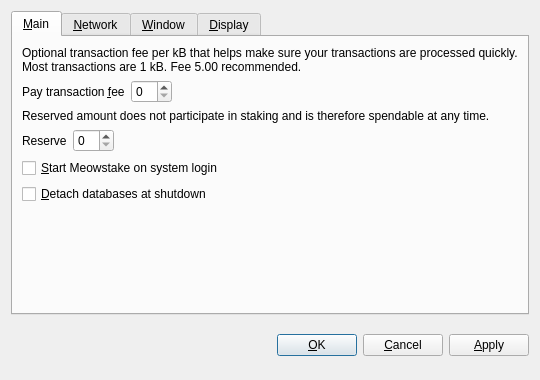
<?xml version="1.0" encoding="UTF-8"?>
<ui version="4.0">
 <class>OptionsDialog</class>
 <widget class="QDialog" name="OptionsDialog">
  <property name="geometry">
   <rect>
    <x>0</x>
    <y>0</y>
    <width>540</width>
    <height>380</height>
   </rect>
  </property>
  <property name="windowTitle">
   <string>Options</string>
  </property>
  <property name="modal">
   <bool>true</bool>
  </property>
  <layout class="QVBoxLayout" name="verticalLayout">
   <item>
    <widget class="QTabWidget" name="tabWidget">
     <property name="tabPosition">
      <enum>QTabWidget::North</enum>
     </property>
     <property name="currentIndex">
      <number>0</number>
     </property>
     <widget class="QWidget" name="tabMain">
      <attribute name="title">
       <string>&amp;Main</string>
      </attribute>
      <layout class="QVBoxLayout" name="verticalLayout_Main">
       <item>
        <widget class="QLabel" name="transactionFeeInfoLabel">
         <property name="text">
          <string>Optional transaction fee per kB that helps make sure your transactions are processed quickly. Most transactions are 1 kB. Fee 5.00 recommended.</string>
         </property>
         <property name="textFormat">
          <enum>Qt::PlainText</enum>
         </property>
         <property name="wordWrap">
          <bool>true</bool>
         </property>
        </widget>
       </item>
       <item>
        <layout class="QHBoxLayout" name="horizontalLayoutFee">
         <item>
          <widget class="QLabel" name="transactionFeeLabel">
           <property name="text">
            <string>Pay transaction &amp;fee</string>
           </property>
           <property name="textFormat">
            <enum>Qt::PlainText</enum>
           </property>
           <property name="buddy">
            <cstring>transactionFee</cstring>
           </property>
          </widget>
         </item>
         <item>
          <widget class="BitcoinAmountField" name="transactionFee"/>
         </item>
         <item>
          <spacer name="horizontalSpacerFee">
           <property name="orientation">
            <enum>Qt::Horizontal</enum>
           </property>
           <property name="sizeHint" stdset="0">
            <size>
             <width>40</width>
             <height>20</height>
            </size>
           </property>
          </spacer>
         </item>
        </layout>
       </item>
       <item>
        <widget class="QLabel" name="reserveBalanceInfoLabel">
         <property name="text">
          <string>Reserved amount does not participate in staking and is therefore spendable at any time.</string>
         </property>
         <property name="textFormat">
          <enum>Qt::PlainText</enum>
         </property>
         <property name="wordWrap">
          <bool>true</bool>
         </property>
        </widget>
       </item>
       <item>
        <layout class="QHBoxLayout" name="horizontalLayoutReserveBalance">
         <item>
          <widget class="QLabel" name="reserveBalanceLabel">
           <property name="text">
            <string>Reserve</string>
           </property>
           <property name="textFormat">
            <enum>Qt::PlainText</enum>
           </property>
           <property name="buddy">
            <cstring>reserveBalance</cstring>
           </property>
          </widget>
         </item>
         <item>
          <widget class="BitcoinAmountField" name="reserveBalance"/>
         </item>
         <item>
          <spacer name="horizontalSpacerReserveBalance">
           <property name="orientation">
            <enum>Qt::Horizontal</enum>
           </property>
           <property name="sizeHint" stdset="0">
            <size>
             <width>40</width>
             <height>20</height>
            </size>
           </property>
          </spacer>
         </item>
        </layout>
       </item>
       <item>
        <widget class="QCheckBox" name="bitcoinAtStartup">
         <property name="toolTip">
          <string>Automatically start Meowstake after logging in to the system.</string>
         </property>
         <property name="text">
          <string>&amp;Start Meowstake on system login</string>
         </property>
        </widget>
       </item>
       <item>
        <widget class="QCheckBox" name="detachDatabases">
         <property name="toolTip">
          <string>Detach block and address databases at shutdown. This means they can be moved to another data directory, but it slows down shutdown. The wallet is always detached.</string>
         </property>
         <property name="text">
          <string>&amp;Detach databases at shutdown</string>
         </property>
        </widget>
       </item>
       <item>
        <spacer name="verticalSpacer_Main">
         <property name="orientation">
          <enum>Qt::Vertical</enum>
         </property>
         <property name="sizeHint" stdset="0">
          <size>
           <width>20</width>
           <height>40</height>
          </size>
         </property>
        </spacer>
       </item>
      </layout>
     </widget>
     <widget class="QWidget" name="tabNetwork">
      <attribute name="title">
       <string>&amp;Network</string>
      </attribute>
      <layout class="QVBoxLayout" name="verticalLayout_Network">
       <item>
        <widget class="QCheckBox" name="mapPortUpnp">
         <property name="toolTip">
          <string>Automatically open the Meowstake client port on the router. This only works when your router supports UPnP and it is enabled.</string>
         </property>
         <property name="text">
          <string>Map port using &amp;UPnP</string>
         </property>
        </widget>
       </item>
       <item>
        <widget class="QCheckBox" name="connectSocks">
         <property name="toolTip">
          <string>Connect to the Meowstake network through a SOCKS proxy (e.g. when connecting through Tor).</string>
         </property>
         <property name="text">
          <string>&amp;Connect through SOCKS proxy:</string>
         </property>
        </widget>
       </item>
       <item>
        <layout class="QHBoxLayout" name="horizontalLayout_Network">
         <item>
          <widget class="QLabel" name="proxyIpLabel">
           <property name="text">
            <string>Proxy &amp;IP:</string>
           </property>
           <property name="textFormat">
            <enum>Qt::PlainText</enum>
           </property>
           <property name="buddy">
            <cstring>proxyIp</cstring>
           </property>
          </widget>
         </item>
         <item>
          <widget class="QValidatedLineEdit" name="proxyIp">
           <property name="maximumSize">
            <size>
             <width>140</width>
             <height>16777215</height>
            </size>
           </property>
           <property name="toolTip">
            <string>IP address of the proxy (e.g. 127.0.0.1)</string>
           </property>
          </widget>
         </item>
         <item>
          <widget class="QLabel" name="proxyPortLabel">
           <property name="text">
            <string>&amp;Port:</string>
           </property>
           <property name="textFormat">
            <enum>Qt::PlainText</enum>
           </property>
           <property name="buddy">
            <cstring>proxyPort</cstring>
           </property>
          </widget>
         </item>
         <item>
          <widget class="QLineEdit" name="proxyPort">
           <property name="maximumSize">
            <size>
             <width>55</width>
             <height>16777215</height>
            </size>
           </property>
           <property name="toolTip">
            <string>Port of the proxy (e.g. 9050)</string>
           </property>
          </widget>
         </item>
         <item>
          <widget class="QLabel" name="socksVersionLabel">
           <property name="text">
            <string>SOCKS &amp;Version:</string>
           </property>
           <property name="textFormat">
            <enum>Qt::PlainText</enum>
           </property>
           <property name="buddy">
            <cstring>socksVersion</cstring>
           </property>
          </widget>
         </item>
         <item>
          <widget class="QValueComboBox" name="socksVersion">
           <property name="toolTip">
            <string>SOCKS version of the proxy (e.g. 5)</string>
           </property>
          </widget>
         </item>
         <item>
          <spacer name="horizontalSpacer_Network">
           <property name="orientation">
            <enum>Qt::Horizontal</enum>
           </property>
           <property name="sizeHint" stdset="0">
            <size>
             <width>40</width>
             <height>20</height>
            </size>
           </property>
          </spacer>
         </item>
        </layout>
       </item>
       <item>
        <spacer name="verticalSpacer_Network">
         <property name="orientation">
          <enum>Qt::Vertical</enum>
         </property>
         <property name="sizeHint" stdset="0">
          <size>
           <width>20</width>
           <height>40</height>
          </size>
         </property>
        </spacer>
       </item>
      </layout>
     </widget>
     <widget class="QWidget" name="tabWindow">
      <attribute name="title">
       <string>&amp;Window</string>
      </attribute>
      <layout class="QVBoxLayout" name="verticalLayout_Window">
       <item>
        <widget class="QCheckBox" name="minimizeToTray">
         <property name="toolTip">
          <string>Show only a tray icon after minimizing the window.</string>
         </property>
         <property name="text">
          <string>&amp;Minimize to the tray instead of the taskbar</string>
         </property>
        </widget>
       </item>
       <item>
        <widget class="QCheckBox" name="minimizeOnClose">
         <property name="toolTip">
          <string>Minimize instead of exit the application when the window is closed. When this option is enabled, the application will be closed only after selecting Quit in the menu.</string>
         </property>
         <property name="text">
          <string>M&amp;inimize on close</string>
         </property>
        </widget>
       </item>
       <item>
        <spacer name="verticalSpacer_Window">
         <property name="orientation">
          <enum>Qt::Vertical</enum>
         </property>
         <property name="sizeHint" stdset="0">
          <size>
           <width>20</width>
           <height>40</height>
          </size>
         </property>
        </spacer>
       </item>
      </layout>
     </widget>
     <widget class="QWidget" name="tabDisplay">
      <attribute name="title">
       <string>&amp;Display</string>
      </attribute>
      <layout class="QVBoxLayout" name="verticalLayout_Display">
       <item>
        <layout class="QHBoxLayout" name="horizontalLayout_1_Display">
         <item>
          <widget class="QLabel" name="langLabel">
           <property name="text">
            <string>User Interface &amp;language:</string>
           </property>
           <property name="textFormat">
            <enum>Qt::PlainText</enum>
           </property>
           <property name="buddy">
            <cstring>lang</cstring>
           </property>
          </widget>
         </item>
         <item>
          <widget class="QValueComboBox" name="lang">
           <property name="toolTip">
            <string>The user interface language can be set here. This setting will take effect after restarting Meowstake.</string>
           </property>
          </widget>
         </item>
        </layout>
       </item>
       <item>
        <layout class="QHBoxLayout" name="horizontalLayout_2_Display">
         <item>
          <widget class="QLabel" name="unitLabel">
           <property name="text">
            <string>&amp;Unit to show amounts in:</string>
           </property>
           <property name="textFormat">
            <enum>Qt::PlainText</enum>
           </property>
           <property name="buddy">
            <cstring>unit</cstring>
           </property>
          </widget>
         </item>
         <item>
          <widget class="QValueComboBox" name="unit">
           <property name="toolTip">
            <string>Choose the default subdivision unit to show in the interface and when sending coins.</string>
           </property>
          </widget>
         </item>
        </layout>
       </item>
       <item>
        <widget class="QCheckBox" name="displayAddresses">
         <property name="toolTip">
          <string>Whether to show Meowstake addresses in the transaction list or not.</string>
         </property>
         <property name="text">
          <string>&amp;Display addresses in transaction list</string>
         </property>
        </widget>
       </item>
       <item>
        <widget class="QCheckBox" name="coinControlFeatures">
         <property name="toolTip">
          <string>Whether to show coin control features or not.</string>
         </property>
         <property name="text">
          <string>Display coin &amp;control features (experts only!)</string>
         </property>
        </widget>
       </item>
       <item>
        <spacer name="verticalSpacer_Display">
         <property name="orientation">
          <enum>Qt::Vertical</enum>
         </property>
         <property name="sizeHint" stdset="0">
          <size>
           <width>20</width>
           <height>40</height>
          </size>
         </property>
        </spacer>
       </item>
      </layout>
     </widget>
    </widget>
   </item>
   <item>
    <layout class="QHBoxLayout" name="horizontalLayout_Buttons">
     <item>
      <spacer name="horizontalSpacer_1">
       <property name="orientation">
        <enum>Qt::Horizontal</enum>
       </property>
       <property name="sizeHint" stdset="0">
        <size>
         <width>40</width>
         <height>48</height>
        </size>
       </property>
      </spacer>
     </item>
     <item>
      <widget class="QLabel" name="statusLabel">
       <property name="font">
        <font>
         <weight>75</weight>
         <bold>true</bold>
        </font>
       </property>
       <property name="text">
        <string/>
       </property>
       <property name="textFormat">
        <enum>Qt::PlainText</enum>
       </property>
       <property name="wordWrap">
        <bool>true</bool>
       </property>
      </widget>
     </item>
     <item>
      <spacer name="horizontalSpacer_2">
       <property name="orientation">
        <enum>Qt::Horizontal</enum>
       </property>
       <property name="sizeHint" stdset="0">
        <size>
         <width>40</width>
         <height>48</height>
        </size>
       </property>
      </spacer>
     </item>
     <item>
      <widget class="QPushButton" name="okButton">
       <property name="text">
        <string>&amp;OK</string>
       </property>
      </widget>
     </item>
     <item>
      <widget class="QPushButton" name="cancelButton">
       <property name="text">
        <string>&amp;Cancel</string>
       </property>
       <property name="autoDefault">
        <bool>false</bool>
       </property>
      </widget>
     </item>
     <item>
      <widget class="QPushButton" name="applyButton">
       <property name="text">
        <string>&amp;Apply</string>
       </property>
       <property name="autoDefault">
        <bool>false</bool>
       </property>
      </widget>
     </item>
    </layout>
   </item>
  </layout>
 </widget>
 <customwidgets>
  <customwidget>
   <class>BitcoinAmountField</class>
   <extends>QSpinBox</extends>
   <header>bitcoinamountfield.h</header>
  </customwidget>
  <customwidget>
   <class>QValueComboBox</class>
   <extends>QComboBox</extends>
   <header>qvaluecombobox.h</header>
  </customwidget>
  <customwidget>
   <class>QValidatedLineEdit</class>
   <extends>QLineEdit</extends>
   <header>qvalidatedlineedit.h</header>
  </customwidget>
 </customwidgets>
 <resources/>
 <connections/>
</ui>
